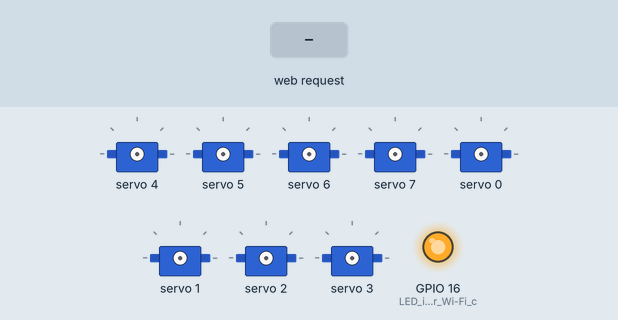
Recording of a sketch running on a simulated ESP8266 (NodeMCU). Shown: 8 × servo, output pins drawn as LEDs (lit = HIGH). The inputs (shaded band) are chosen by the test bench. WiFi joins after 1.5 s; servers stay silent unless stated; what the sketch prints to the serial monitor is not drawn.

Above: at 3.7 s.
3.8 s: HTTP request GET /S received
6.0 s: HTTP request GET /W received
At 7.7 s:
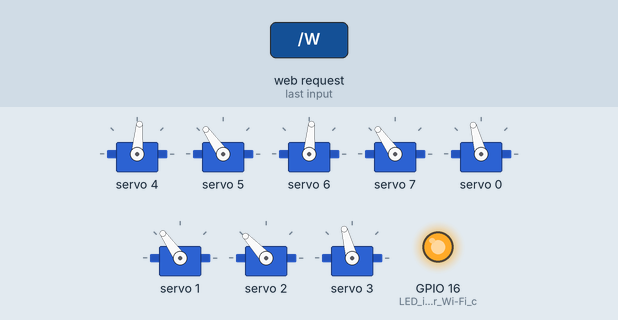
8.2 s: HTTP request GET /F received
At 8.5 s:
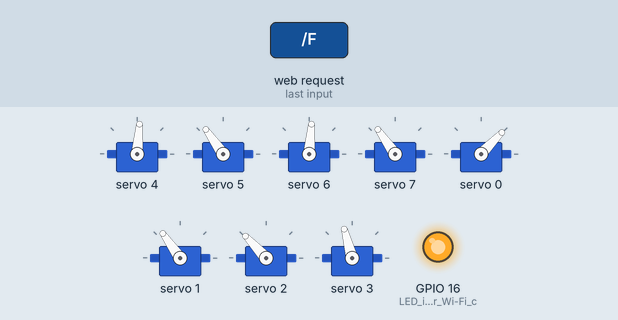
11.2 s: HTTP request GET /B received
At 11.5 s:
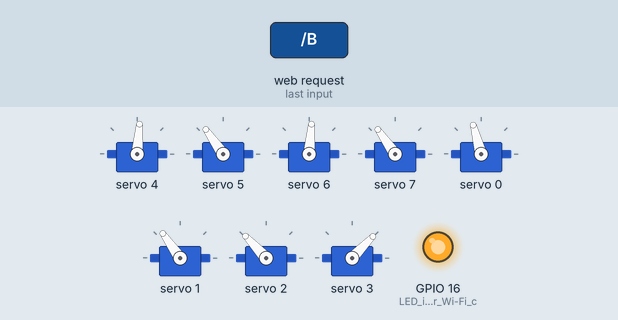
14.2 s: HTTP request GET /L received
At 14.5 s:
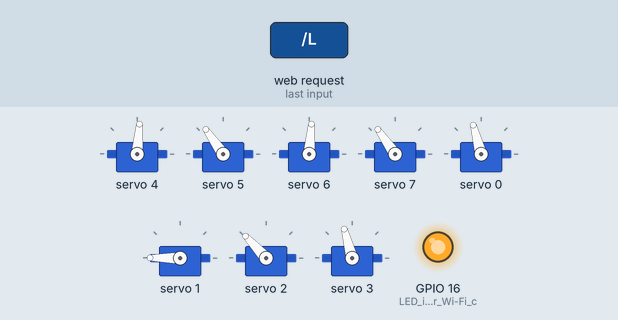
16.4 s: HTTP request GET /R received
At 16.9 s:
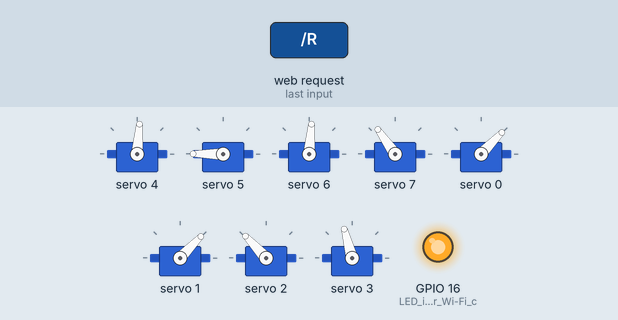
Timing chart, 0 to 19.4 s (numbered marks = the images above; inputs shaded):
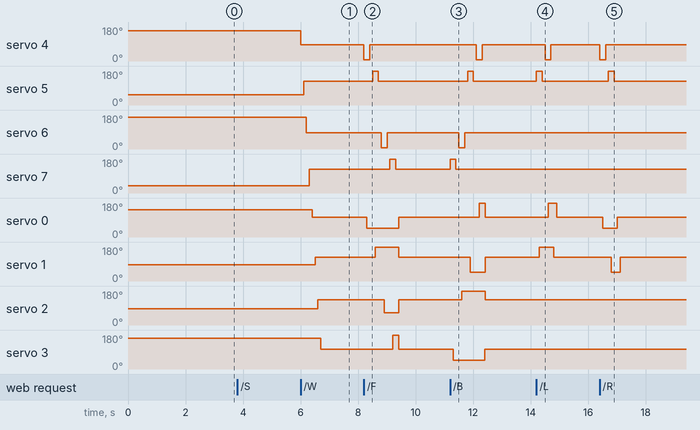

Measured:
- after the input at 6.0 s, servo 4: 160° → 85° at once; servo 5: 54° → 125° after 0.10 s; servo 6: 168° → 85° after 0.20 s; servo 7: 38° → 125° after 0.30 s; servo 0: 145° → 105° after 0.40 s
- after the input at 8.2 s, servo 4: 85° → 6° at once, → 85° 0.20 s later; servo 5: 125° → 180° after 0.30 s, → 125° 0.20 s later; servo 6: 85° → 6° after 0.61 s, → 85° 0.20 s later; servo 7: 125° → 180° after 0.91 s, → 125° 0.20 s later; servo 0: 105° → 46° after 0.10 s, → 105° 1.1 s later
- after the input at 11.2 s, servo 4: 85° → 6° after 0.91 s, → 85° 0.20 s later; servo 5: 125° → 180° after 0.60 s, → 125° 0.20 s later; servo 6: 85° → 6° after 0.30 s, → 85° 0.20 s later; servo 7: 125° → 180° at once, → 125° 0.20 s later; servo 0: 105° → 180° after 1.0 s, → 105° 0.21 s later
- after the input at 14.2 s, servo 4: 85° → 6° after 0.30 s, → 85° 0.20 s later; servo 5: 125° → 180° at once, → 125° 0.20 s later; servo 0: 105° → 180° after 0.40 s, → 105° 0.30 s later; servo 1: 125° → 180° after 0.10 s, → 125° 0.50 s later
- after the input at 16.4 s, servo 4: 85° → 6° at once, → 85° 0.20 s later; servo 5: 125° → 180° after 0.30 s, → 125° 0.20 s later; servo 0: 105° → 46° after 0.10 s, → 105° 0.50 s later; servo 1: 125° → 46° after 0.40 s, → 125° 0.30 s later

The sketch:

ESP8266_Quadruped.ino
```cpp
//Written by Rupak Poddar
//www.youtube.com/RupakPoddar
#include <ESP8266WiFi.h>
#include <Wire.h>
#include <Adafruit_PWMServoDriver.h>

Adafruit_PWMServoDriver pwm = Adafruit_PWMServoDriver();

#define interval 100 //Change interval from here
#include "Quadruped_parameters.h"

const char* ssid = "Change_this";      //Your SSID
const char* password = "Change_this"; //Your password

WiFiServer server(80);  //Service Port for http

void sw(int k1 = k1_normal, int k2 = k2_normal, int k3 = k3_normal, int k4 = k4_normal, int l1 = l1_normal, int l2 = l2_normal, int l3 = l3_normal, int l4 = l4_normal) {
  pwm.setPWM(4, 0, k1);
  delay(interval);
  pwm.setPWM(5, 0, k2);
  delay(interval);
  pwm.setPWM(6, 0, k3);
  delay(interval);
  pwm.setPWM(7, 0, k4);
  delay(interval);
  pwm.setPWM(0, 0, l1);
  delay(interval);
  pwm.setPWM(1, 0, l2);
  delay(interval);
  pwm.setPWM(2, 0, l3);
  delay(interval);
  pwm.setPWM(3, 0, l4);
}

void setup() {
  pinMode(16, OUTPUT);  //LED indicator for Wi-Fi connection
  digitalWrite(16, LOW);
  Serial.begin(115200); //Baud rate
  pwm.begin();
  pwm.setPWMFreq(60); //Servo motors work at 60hz refresh rate
  delay(1000);

  //Connect to WiFi network
  Serial.println();
  Serial.println();
  Serial.print("Connecting to ");
  Serial.println(ssid);

  WiFi.begin(ssid, password);

  while (WiFi.status() != WL_CONNECTED) {
    delay(500);
    Serial.print("-");
  }
  Serial.println("");
  Serial.println("WiFi connected");

  // Start the server
  server.begin();
  Serial.println("Server started");

  // Print the IP address
  Serial.print("Use this URL to connect: ");
  Serial.print("http://");
  Serial.print(WiFi.localIP());
  Serial.println("/");

  digitalWrite(16, HIGH);
}

void loop() {
  // Check if a client has connected
  WiFiClient client = server.available();
  if (!client) {
    return;
  }

  // Wait until the client sends some data
  Serial.println("new client");
  while (!client.available()) {
    delay(1);
  }

  // Read the first line of the request
  String request = client.readStringUntil('\r');
  Serial.println(request);
  client.flush();

  // Match the request

  if (request.indexOf("/S") != -1) {
    sw(k1_sleep,k2_sleep,k3_sleep,k4_sleep,l1_sleep,l2_sleep,l3_sleep,l4_sleep);//sleep
  }
  if (request.indexOf("/W") != -1) {
    sw();//wake
  }
  if (request.indexOf("/F") != -1) {
    forward();
  }
  if (request.indexOf("/F3") != -1) {
    forward();
    forward();
    forward();
  }
  if (request.indexOf("/B") != -1) {
    backward();
  }
  if (request.indexOf("/B3") != -1) {
    backward();
    backward();
    backward();
  }
  if (request.indexOf("/L") != -1) {
    left();
  }
  if (request.indexOf("/L3") != -1) {
    left();
    left();
    left();
  }
  if (request.indexOf("/R") != -1) {
    right();
  }
  if (request.indexOf("/R3") != -1) {
    right();
    right();
    right();
  }

  // Return the response
  client.println("HTTP/1.1 200 OK");
  client.println("Content-Type: text/html");
  client.println(""); //  do not forget this one
  client.println("<!DOCTYPE HTML>");
  client.println("<html>");
  client.println("<head>");
  client.println("<style>");
  client.println(".button{");

  client.println("background-color: #4CAF50; /* Green */");
  client.println("width: 48%;");
  client.println("border: none;");
  client.println("color: white;");
  client.println("padding: 50px 40px;");
  client.println("text-align: center;");
  client.println("text-decoration: none;");
  client.println("display: inline-block;");
  client.println("font-size: 50px;");
  client.println("margin: 4px 2px;");
  client.println("cursor: pointer;");
  client.println("border-radius: 12px;");
  client.println("}");

  client.println("</style>");
  client.println("</head>");
  client.println("<body bgcolor=black>");

  client.println("<button class=\"button\" onclick=\"window.location.href='/F';\">Forward</button>");
  client.println("<button class=\"button\" onclick=\"window.location.href='/F3';\">Forward (x4)</button>");
  client.println("<br></br>");
  client.println("<button class=\"button\" onclick=\"window.location.href='/B';\">Backward</button>");
  client.println("<button class=\"button\" onclick=\"window.location.href='/B3';\">Backward (x4)</button>");
  client.println("<br></br>");
  client.println("<button class=\"button\" onclick=\"window.location.href='/L';\">Left</button>");
  client.println("<button class=\"button\" onclick=\"window.location.href='/L3';\">Left (x4)</button>");
  client.println("<br></br>");
  client.println("<button class=\"button\" onclick=\"window.location.href='/R';\">Right</button>");
  client.println("<button class=\"button\" onclick=\"window.location.href='/R3';\">Right (x4)</button>");
  client.println("<br></br>");
  client.println("<button class=\"button\" onclick=\"window.location.href='/S';\">Sleep</button>");
  client.println("<button class=\"button\" onclick=\"window.location.href='/W';\">Wake</button>");
  client.println("</body>");
  client.println("</html>");

  delay(1);
  Serial.println("Client disconnected");
  Serial.println("");
}

/*----------Quadruped Functions----------*/

void forward()
{
  pwm.setPWM(4, 0, k1_up);
  delay(interval);
  pwm.setPWM(0, 0, l1_forward);
  delay(interval);
  pwm.setPWM(4, 0, k1_normal);
  delay(interval);

  pwm.setPWM(5, 0, k2_up);
  delay(interval);
  pwm.setPWM(1, 0, l2_forward);
  delay(interval);
  pwm.setPWM(5, 0, k2_normal);
  delay(interval);

  pwm.setPWM(6, 0, k3_up);
  delay(interval);
  pwm.setPWM(2, 0, l3_forward);
  delay(interval);
  pwm.setPWM(6, 0, k3_normal);
  delay(interval);

  pwm.setPWM(7, 0, k4_up);
  delay(interval);
  pwm.setPWM(3, 0, l4_forward);
  delay(interval);
  pwm.setPWM(7, 0, k4_normal);
  delay(interval);

  pwm.setPWM(0, 0, l1_normal);
  delay(1);
  pwm.setPWM(1, 0, l2_normal);
  delay(1);
  pwm.setPWM(2, 0, l3_normal);
  delay(1);
  pwm.setPWM(3, 0, l4_normal);
}

void backward()
{
  pwm.setPWM(7, 0, k4_up);
  delay(interval);
  pwm.setPWM(3, 0, l4_backward);
  delay(interval);
  pwm.setPWM(7, 0, k4_normal);
  delay(interval);

  pwm.setPWM(6, 0, k3_up);
  delay(interval);
  pwm.setPWM(2, 0, l3_backward);
  delay(interval);
  pwm.setPWM(6, 0, k3_normal);
  delay(interval);

  pwm.setPWM(5, 0, k2_up);
  delay(interval);
  pwm.setPWM(1, 0, l2_backward);
  delay(interval);
  pwm.setPWM(5, 0, k2_normal);
  delay(interval);

  pwm.setPWM(4, 0, k1_up);
  delay(interval);
  pwm.setPWM(0, 0, l1_backward);
  delay(interval);
  pwm.setPWM(4, 0, k1_normal);
  delay(interval);

  pwm.setPWM(3, 0, l4_normal);
  delay(1);
  pwm.setPWM(2, 0, l3_normal);
  delay(1);
  pwm.setPWM(1, 0, l2_normal);
  delay(1);
  pwm.setPWM(0, 0, l1_normal);
}

void left()
{
  pwm.setPWM(5, 0, k2_up);
  delay(interval);
  pwm.setPWM(1, 0, l2_forward);
  delay(interval);
  pwm.setPWM(5, 0, k2_normal);
  delay(interval);

  pwm.setPWM(4, 0, k1_up);
  delay(interval);
  pwm.setPWM(0, 0, l1_backward);
  delay(interval);
  pwm.setPWM(4, 0, k1_normal);
  delay(interval);

  pwm.setPWM(1, 0, l2_normal);
  delay(interval);
  pwm.setPWM(0, 0, l1_normal);
}

void right()
{
  pwm.setPWM(4, 0, k1_up);
  delay(interval);
  pwm.setPWM(0, 0, l1_forward);
  delay(interval);
  pwm.setPWM(4, 0, k1_normal);
  delay(interval);

  pwm.setPWM(5, 0, k2_up);
  delay(interval);
  pwm.setPWM(1, 0, l2_backward);
  delay(interval);
  pwm.setPWM(5, 0, k2_normal);
  delay(interval);

  pwm.setPWM(0, 0, l1_normal);
  delay(interval);
  pwm.setPWM(1, 0, l2_normal);
}
```

Quadruped_parameters.h
```cpp
#define k1_sleep 540
#define k1_up 150
#define k1_normal 350

#define k2_sleep 270
#define k2_up 650
#define k2_normal 450

#define k3_sleep 560
#define k3_up 150
#define k3_normal 350

#define k4_sleep 230
#define k4_up 650
#define k4_normal 450

#define l1_sleep 500
#define l1_normal 400
#define l1_forward 250
#define l1_backward 630

#define l2_sleep 350
#define l2_normal 450
#define l2_forward 620
#define l2_backward 250

#define l3_sleep 350
#define l3_normal 470
#define l3_forward 300
#define l3_backward 630

#define l4_sleep 550
#define l4_normal 400
#define l4_forward 600
#define l4_backward 250
```
